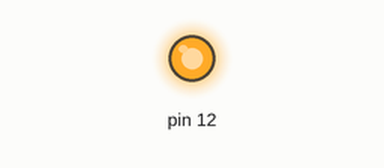
Simulated run of this sketch. Board: Arduino Uno, built with avr-gcc and run on an emulated ATmega328P. Parts: output pins drawn as LEDs (lit = HIGH). At 0.0 s the program stops and its outputs stay as they are.

Above: at 0.1 s.
Timing chart, 0 to 1.5 s (numbered marks = the images above):
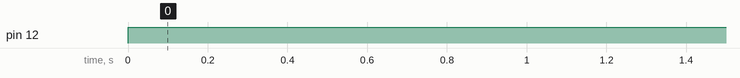

The sketch:

just_blinker.ino
```cpp
void setup() {
  pinMode(12, OUTPUT);

}

void loop() {
 while ( 0 == 0 )
   digitalWrite(12, HIGH);
    delay(1000);
    digitalWrite(12, LOW);
    delay(1000);

}
```

Measured:
- by itself, pin 12: LOW → HIGH at 0.00 s
